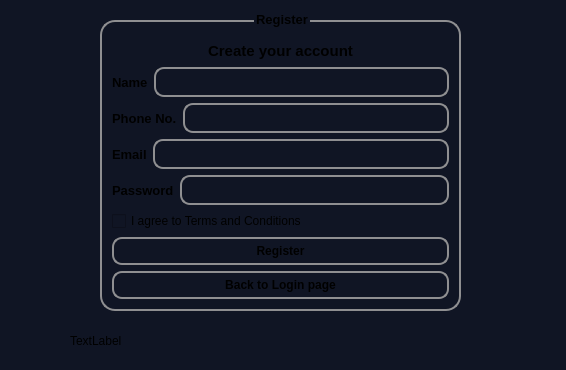
<?xml version="1.0" encoding="UTF-8"?>
<ui version="4.0">
 <class>Register</class>
 <widget class="QDialog" name="Register">
  <property name="geometry">
   <rect>
    <x>0</x>
    <y>0</y>
    <width>566</width>
    <height>370</height>
   </rect>
  </property>
  <property name="windowTitle">
   <string>Dialog</string>
  </property>
  <property name="styleSheet">
   <string notr="true">background-color: rgb(16, 21, 36);
</string>
  </property>
  <widget class="QGroupBox" name="groupBox">
   <property name="geometry">
    <rect>
     <x>100</x>
     <y>10</y>
     <width>361</width>
     <height>301</height>
    </rect>
   </property>
   <property name="font">
    <font>
     <pointsize>10</pointsize>
     <bold>true</bold>
    </font>
   </property>
   <property name="styleSheet">
    <string notr="true">QGroupBox {
    border: 2px solid #8f8f91;
    border-radius: 15px;
    margin-top: 10px; 
    background-color:rgb(255, 255, 255,0);
    padding: 5px;
}</string>
   </property>
   <property name="title">
    <string>Register</string>
   </property>
   <property name="alignment">
    <set>Qt::AlignmentFlag::AlignCenter</set>
   </property>
   <layout class="QGridLayout" name="gridLayout">
    <item row="3" column="0">
     <widget class="QPushButton" name="pushButton_2">
      <property name="font">
       <font>
        <bold>true</bold>
       </font>
      </property>
      <property name="styleSheet">
       <string notr="true">QPushButton {
    border: 2px solid #8f8f91;
    border-radius: 10px; 
    background-color:rgb(255, 255, 255,0);
    min-width: 9px; 
    min-height: 9px; 
    padding: 5px; 
    margin: 0px; 
}
</string>
      </property>
      <property name="text">
       <string>Back to Login page</string>
      </property>
     </widget>
    </item>
    <item row="0" column="0">
     <layout class="QVBoxLayout" name="verticalLayout">
      <item>
       <widget class="QLabel" name="label_5">
        <property name="font">
         <font>
          <pointsize>11</pointsize>
          <bold>true</bold>
         </font>
        </property>
        <property name="text">
         <string>Create your account</string>
        </property>
        <property name="alignment">
         <set>Qt::AlignmentFlag::AlignCenter</set>
        </property>
       </widget>
      </item>
      <item>
       <layout class="QHBoxLayout" name="horizontalLayout">
        <item>
         <widget class="QLabel" name="label">
          <property name="font">
           <font>
            <pointsize>10</pointsize>
            <bold>true</bold>
           </font>
          </property>
          <property name="text">
           <string>Name</string>
          </property>
         </widget>
        </item>
        <item>
         <widget class="QLineEdit" name="lineEdit_name">
          <property name="styleSheet">
           <string notr="true">QLineEdit{
    border: 2px solid #8f8f91;
    border-radius: 10px; 
    background-color: rgb(255, 255, 255,0);
    min-width: 8px; 
    min-height: 8px;
    padding: 5px;
    margin: 0px;
}
</string>
          </property>
         </widget>
        </item>
       </layout>
      </item>
      <item>
       <layout class="QHBoxLayout" name="horizontalLayout_5">
        <item>
         <widget class="QLabel" name="label_4">
          <property name="font">
           <font>
            <pointsize>10</pointsize>
            <bold>true</bold>
           </font>
          </property>
          <property name="text">
           <string>Phone No.</string>
          </property>
         </widget>
        </item>
        <item>
         <widget class="QLineEdit" name="lineEdit_phno1">
          <property name="styleSheet">
           <string notr="true">QLineEdit{
    border: 2px solid #8f8f91;
    border-radius: 10px; 
    background-color: rgb(255, 255, 255,0);
    min-width: 8px; 
    min-height: 8px;
    padding: 5px;
    margin: 0px;
}
</string>
          </property>
         </widget>
        </item>
       </layout>
      </item>
      <item>
       <layout class="QHBoxLayout" name="horizontalLayout_2">
        <item>
         <widget class="QLabel" name="label_2">
          <property name="font">
           <font>
            <pointsize>10</pointsize>
            <bold>true</bold>
           </font>
          </property>
          <property name="text">
           <string>Email</string>
          </property>
         </widget>
        </item>
        <item>
         <widget class="QLineEdit" name="lineEdit_create_email">
          <property name="styleSheet">
           <string notr="true">QLineEdit{
    border: 2px solid #8f8f91;
    border-radius: 10px; 
    background-color: rgb(255, 255, 255,0);
    min-width: 8px; 
    min-height: 8px;
    padding: 5px;
    margin: 0px;
}
</string>
          </property>
         </widget>
        </item>
       </layout>
      </item>
      <item>
       <layout class="QHBoxLayout" name="horizontalLayout_3">
        <item>
         <widget class="QLabel" name="label_3">
          <property name="font">
           <font>
            <pointsize>10</pointsize>
            <bold>true</bold>
           </font>
          </property>
          <property name="text">
           <string>Password</string>
          </property>
         </widget>
        </item>
        <item>
         <widget class="QLineEdit" name="lineEdit_create_password">
          <property name="styleSheet">
           <string notr="true">QLineEdit{
    border: 2px solid #8f8f91;
    border-radius: 10px; 
    background-color: rgb(255, 255, 255,0);
    min-width: 8px; 
    min-height: 8px;
    padding: 5px;
    margin: 0px;
}
</string>
          </property>
          <property name="echoMode">
           <enum>QLineEdit::EchoMode::Password</enum>
          </property>
         </widget>
        </item>
       </layout>
      </item>
     </layout>
    </item>
    <item row="2" column="0">
     <widget class="QPushButton" name="pushButton_register">
      <property name="font">
       <font>
        <bold>true</bold>
       </font>
      </property>
      <property name="styleSheet">
       <string notr="true">QPushButton {
    border: 2px solid #8f8f91;
    border-radius: 10px; 
    background-color:rgb(255, 255, 255,0);
    min-width: 10px; 
    min-height: 10px; 
    padding: 5px; 
    margin: 0px; 
}
</string>
      </property>
      <property name="text">
       <string>Register</string>
      </property>
     </widget>
    </item>
    <item row="1" column="0">
     <widget class="QCheckBox" name="checkBox_terms">
      <property name="text">
       <string>I agree to Terms and Conditions</string>
      </property>
     </widget>
    </item>
   </layout>
  </widget>
  <widget class="QWidget" name="layoutWidget">
   <property name="geometry">
    <rect>
     <x>0</x>
     <y>0</y>
     <width>2</width>
     <height>2</height>
    </rect>
   </property>
   <layout class="QHBoxLayout" name="horizontalLayout_4"/>
  </widget>
  <widget class="QLabel" name="label_sec_status">
   <property name="geometry">
    <rect>
     <x>70</x>
     <y>330</y>
     <width>121</width>
     <height>21</height>
    </rect>
   </property>
   <property name="styleSheet">
    <string notr="true">background-color: rgb(255, 255, 255,0);</string>
   </property>
   <property name="text">
    <string>TextLabel</string>
   </property>
  </widget>
 </widget>
 <resources/>
 <connections/>
</ui>
